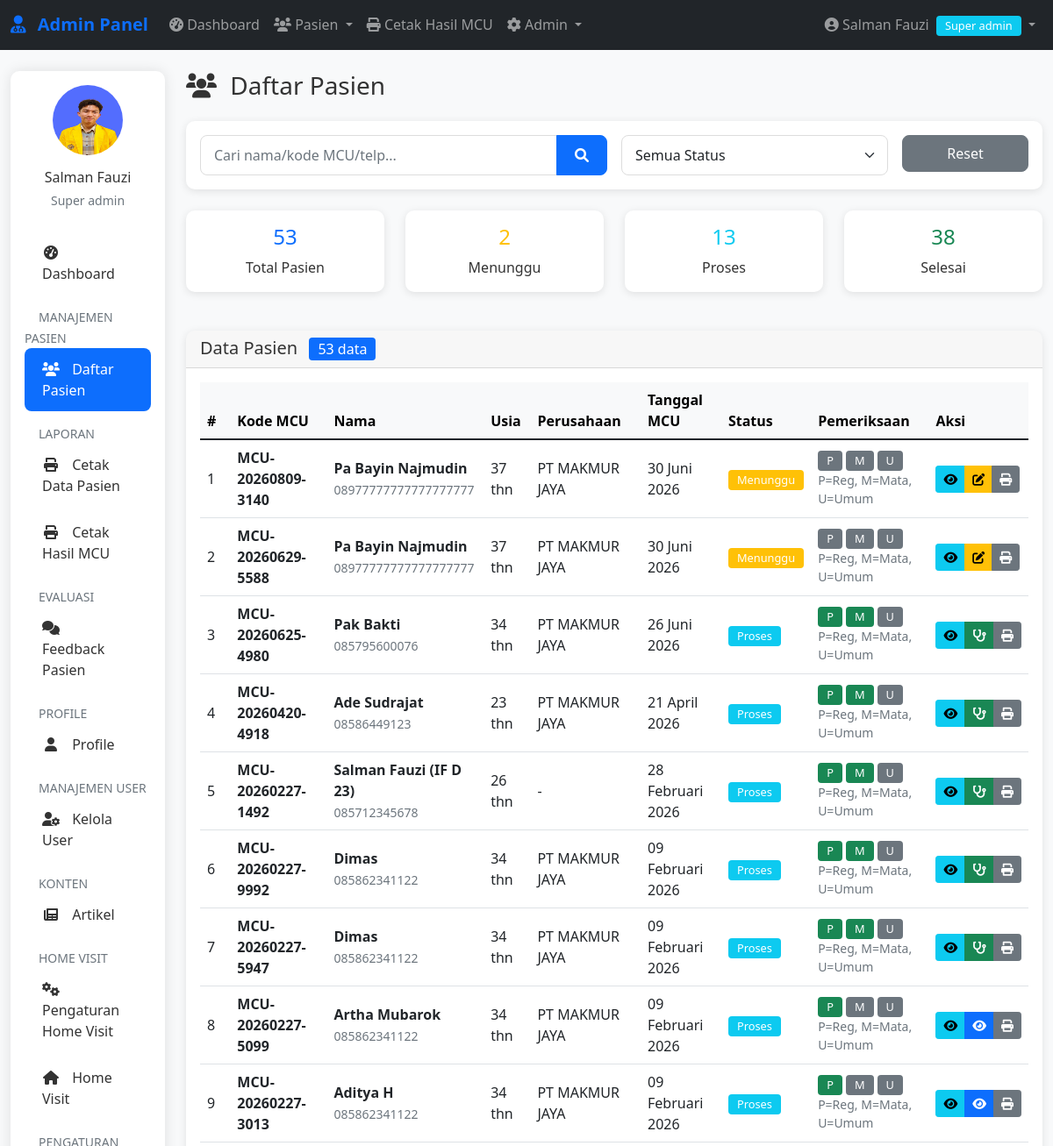
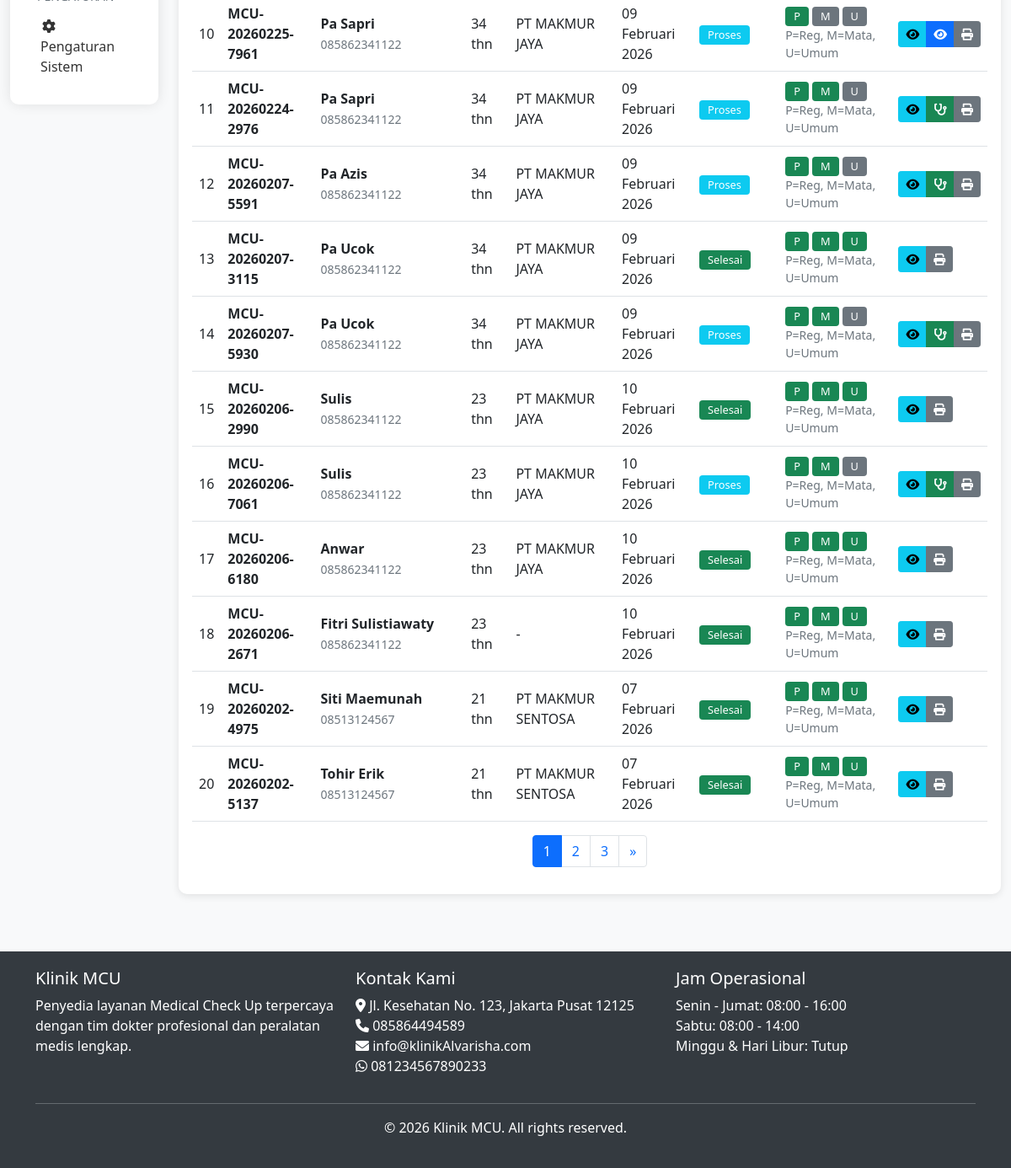
The page /admin/pasien/list.php (signed in) on the database its author committed (2 pictures, top to bottom).
### tables this page shows
CREATE TABLE `pasien` (
  `id` int(11) NOT NULL,
  `kode_mcu` varchar(20) DEFAULT NULL,
  `nama` varchar(100) NOT NULL,
  `jenis_kelamin` enum('L','P') DEFAULT NULL,
  `tempat_lahir` varchar(50) DEFAULT NULL,
  `tanggal_lahir` date DEFAULT NULL,
  `usia` int(11) DEFAULT NULL,
  `alamat` text DEFAULT NULL,
  `pendidikan` varchar(50) DEFAULT NULL,
  `agama` varchar(20) DEFAULT NULL,
  `golongan_darah` varchar(3) DEFAULT NULL,
  `no_telp` varchar(20) DEFAULT NULL,
  `email` varchar(100) DEFAULT NULL,
  `perusahaan` varchar(100) DEFAULT NULL,
  `posisi_pekerjaan` varchar(100) DEFAULT NULL,
  `tanggal_mcu` date DEFAULT NULL,
  `status_pendaftaran` enum('menunggu','proses','selesai') DEFAULT 'menunggu',
  `created_at` timestamp NOT NULL DEFAULT current_timestamp(),
  `deleted_at` datetime DEFAULT NULL
);

CREATE TABLE `pengaturan` (
  `id` int(11) NOT NULL,
  `nama_klinik` varchar(100) DEFAULT NULL,
  `alamat` text DEFAULT NULL,
  `telepon` varchar(20) DEFAULT NULL,
  `email` varchar(100) DEFAULT NULL,
  `whatsapp` varchar(20) DEFAULT NULL,
  `logo` varchar(255) DEFAULT NULL,
  `tentang` text DEFAULT NULL,
  `created_at` timestamp NOT NULL DEFAULT current_timestamp(),
  `hero_image` varchar(255) DEFAULT NULL
);

### admin/pasien/list.php (the view, shortened to what the rows shown need)
<?php
require_once __DIR__ . '/../../includes/auth.php';
require_once __DIR__ . '/../../includes/functions.php';
$where = "1=1";
$limit = 20;
$page = isset($_GET['page']) ? (int)$_GET['page'] : 1;
$offset = ($page - 1) * $limit;
$query = "SELECT p.*,
          (SELECT COUNT(*) FROM pemeriksaan WHERE pasien_id = p.id AND pemeriksa_role = 'pendaftaran') as cek_pendaftaran,
          (SELECT COUNT(*) FROM pemeriksaan WHERE pasien_id = p.id AND pemeriksa_role = 'dokter_mata') as cek_mata,
          (SELECT COUNT(*) FROM pemeriksaan WHERE pasien_id = p.id AND pemeriksa_role = 'dokter_umum') as cek_umum
          FROM pasien p
          WHERE $where
          ORDER BY p.created_at DESC
          LIMIT $limit OFFSET $offset";
$result = mysqli_query($conn, $query);
?>
<?php include '../../includes/admin-header.php'; ?>
<div class="container-fluid mt-4">
    <div class="row">
            <?php include '../includes/admin-sidebar.php'; ?>
        <div class="col-lg-10">
            <div class="d-flex justify-content-between align-items-center mb-4">
                <h1 class="h3 mb-0">
                    <i class="fas fa-users me-2"></i> Daftar Pasien
                </h1>
            </div>
            <div class="card">
                <div class="card-body">
                    <?php if (mysqli_num_rows($result) > 0): ?>
                        <div class="table-responsive">
                            <table class="table table-hover">
                                <thead class="table-light">
                                    <tr>
                                        <th>#</th>
                                        <th>Kode MCU</th>
                                        <th>Nama</th>
                                        <th>Usia</th>
                                        <th>Perusahaan</th>
                                        <th>Tanggal MCU</th>
                                        <th>Status</th>
                                        <th>Pemeriksaan</th>
                                        <th>Aksi</th>
                                    </tr>
                                </thead>
                                <tbody>
                                    <?php $no = $offset + 1; ?>
                                    <?php while ($patient = mysqli_fetch_assoc($result)): ?>
                                        <tr>
                                            <td><?php echo $no++; ?></td>
                                            <td>
                                                <strong><?php echo $patient['kode_mcu']; ?></strong>
                                            </td>
                                            <td>
                                                <div class="fw-bold"><?php echo htmlspecialchars($patient['nama']); ?></div>
                                                <small class="text-muted"><?php echo $patient['no_telp']; ?></small>
                                            </td>
                                            <td><?php echo $patient['usia']; ?> thn</td>
                                            <td><?php echo $patient['perusahaan'] ?: '-'; ?></td>
                                            <td><?php echo formatDateIndo($patient['tanggal_mcu']); ?></td>
                                            <td><?php echo getStatusBadge($patient['status_pendaftaran']); ?></td>
                                            <td>
                                                <div class="d-flex gap-1">
                                                    <span class="badge <?php echo $patient['cek_pendaftaran'] ? 'bg-success' : 'bg-secondary'; ?>">
                                                        P
                                                    </span>
                                                    <span class="badge <?php echo $patient['cek_mata'] ? 'bg-success' : 'bg-secondary'; ?>">
                                                        M
                                                    </span>
                                                    <span class="badge <?php echo $patient['cek_umum'] ? 'bg-success' : 'bg-secondary'; ?>">
                                                        U
                                                    </span>
                                                </div>
                                                <small class="d-block text-muted">P=Reg, M=Mata, U=Umum</small>
                                            </td>
                                            <td>
                                                <div class="btn-group btn-group-sm">
                                                    <a href="<?php echo ADMIN_URL; ?>/pasien/detail.php?id=<?php echo $patient['id']; ?>"
                                                        class="btn btn-info"
                                                        title="Detail">
                                                        <i class="fas fa-eye"></i>
                                                    </a>
                                                    <?php if (canExamine('pendaftaran')): ?>
                                                        <?php if (!$patient['cek_pendaftaran']): ?>
                                                            <a href="<?php echo ADMIN_URL; ?>/pasien/pemeriksaan.php?role=pendaftaran&id=<?php echo $patient['id']; ?>"
                                                                class="btn btn-warning"
                                                                title="Pemeriksaan Pendaftaran">
                                                                <i class="fas fa-edit"></i>
                                                            </a>
                                                        <?php endif; ?>
                                                    <?php endif; ?>
                                                    <?php if (canExamine('dokter_mata')): ?>
                                                        <?php if ($patient['cek_pendaftaran'] && !$patient['cek_mata']): ?>
                                                            <a href="<?php echo ADMIN_URL; ?>/pasien/pemeriksaan.php?role=dokter_mata&id=<?php echo $patient['id']; ?>"
                                                                class="btn btn-primary"
                                                                title="Pemeriksaan Mata">
                                                                <i class="fas fa-eye"></i>
                                                            </a>
                                                        <?php endif; ?>
                                                    <?php endif; ?>
                                                    <?php if (canExamine('dokter_umum')): ?>
                                                        <?php if ($patient['cek_mata'] && !$patient['cek_umum']): ?>
                                                            <a href="<?php echo ADMIN_URL; ?>/pasien/pemeriksaan.php?role=dokter_umum&id=<?php echo $patient['id']; ?>"
                                                                class="btn btn-success"
                                                                title="Pemeriksaan Umum">
                                                                <i class="fas fa-stethoscope"></i>
                                                            </a>
                                                        <?php endif; ?>
                                                    <?php endif; ?>
                                                    <?php if ($can_access_reports): ?>
                                                        <a href="<?php echo ADMIN_URL; ?>/laporan/cetak-hasil.php?id=<?php echo $patient['id']; ?>"
                                                            target="_blank"
                                                            class="btn btn-secondary"
                                                            title="Cetak Hasil">
                                                            <i class="fas fa-print"></i>
                                                        </a>
                                                    <?php endif; ?>
                                                </div>
                                            </td>
                                        </tr>
                                    <?php endwhile; ?>
                                </tbody>
                            </table>
                        </div>
                    <?php else: ?>
                        <div class="alert alert-info">
                            <i class="fas fa-info-circle me-2"></i> Tidak ada data pasien.
                        </div>
                    <?php endif; ?>
                </div>
            </div>
        </div>
    </div>
</div>
<?php include '../../includes/admin-footer.php'; ?>

### includes/functions.php (shortened to what the rows shown need)
<?php
require_once __DIR__ . '/../config/database.php';
function formatDateIndo($date, $with_time = false)
{
    $months = array(
        1 => 'Januari',
        'Februari',
        'Maret',
        'April',
        'Mei',
        'Juni',
        'Juli',
        'Agustus',
        'September',
        'Oktober',
        'November',
        'Desember'
    );
    $timestamp = strtotime($date);
    $day = date('d', $timestamp);
    $month = $months[date('n', $timestamp)];
    $year = date('Y', $timestamp);
    $formatted = $day . ' ' . $month . ' ' . $year;
    return $formatted;
}
function getSetting($key)
{
    global $conn;
    $query = "SELECT $key FROM pengaturan LIMIT 1";
    $result = mysqli_query($conn, $query);
    $row = mysqli_fetch_assoc($result);
    return $row[$key] ?? '';
}
function getStatusBadge($status)
{
    switch ($status) {
        case 'menunggu':
            return '<span class="badge bg-warning">Menunggu</span>';
        case 'proses':
            return '<span class="badge bg-info">Proses</span>';
        case 'selesai':
            return '<span class="badge bg-success">Selesai</span>';
    }
}

### includes/admin-footer.php (shortened to what the rows shown need)
</div>
</div>
<footer class="mt-5">
    <div class="container">
        <div class="row">
            <div class="col-md-4">
                <ul class="list-unstyled">
                    <li><i class="fas fa-map-marker-alt"></i> <?php echo getSetting('alamat'); ?></li>
                    <li><i class="fas fa-phone"></i> <?php echo getSetting('telepon'); ?></li>
                    <li><i class="fas fa-envelope"></i> <?php echo getSetting('email'); ?></li>
                    <li><i class="fab fa-whatsapp"></i> <?php echo getSetting('whatsapp'); ?></li>
                </ul>
            </div>
        </div>
    </div>
</footer>
</body>
</html>

### rows shown on the page
pasien: kode_mcu "MCU-20260809-3140", nama "Pa Bayin Najmudin", no_telp "08977777777777777777", usia "37", perusahaan "PT MAKMUR JAYA", tanggal_mcu "30 Juni 2026", status_pendaftaran "Menunggu"
pasien: kode_mcu "MCU-20260629-5588", nama "Pa Bayin Najmudin", no_telp "08977777777777777777", usia "37", perusahaan "PT MAKMUR JAYA", tanggal_mcu "30 Juni 2026", status_pendaftaran "Menunggu"
pasien: kode_mcu "MCU-20260625-4980", nama "Pak Bakti", no_telp "085795600076", usia "34", perusahaan "PT MAKMUR JAYA", tanggal_mcu "26 Juni 2026", status_pendaftaran "Proses"
pasien: kode_mcu "MCU-20260420-4918", nama "Ade Sudrajat", no_telp "08586449123", usia "23", perusahaan "PT MAKMUR JAYA", tanggal_mcu "21 April 2026", status_pendaftaran "Proses"
pasien: kode_mcu "MCU-20260227-1492", nama "Salman Fauzi (IF D 23)", no_telp "085712345678", usia "26", perusahaan "-", tanggal_mcu "28 Februari 2026", status_pendaftaran "Proses"
pasien: kode_mcu "MCU-20260227-9992", nama "Dimas", no_telp "085862341122", usia "34", perusahaan "PT MAKMUR JAYA", tanggal_mcu "09 Februari 2026", status_pendaftaran "Proses"
pasien: kode_mcu "MCU-20260227-5947", nama "Dimas", no_telp "085862341122", usia "34", perusahaan "PT MAKMUR JAYA", tanggal_mcu "09 Februari 2026", status_pendaftaran "Proses"
pasien: kode_mcu "MCU-20260227-5099", nama "Artha Mubarok", no_telp "085862341122", usia "34", perusahaan "PT MAKMUR JAYA", tanggal_mcu "09 Februari 2026", status_pendaftaran "Proses"
pasien: kode_mcu "MCU-20260227-3013", nama "Aditya H", no_telp "085862341122", usia "34", perusahaan "PT MAKMUR JAYA", tanggal_mcu "09 Februari 2026", status_pendaftaran "Proses"
pasien: kode_mcu "MCU-20260225-7961", nama "Pa Sapri", no_telp "085862341122", usia "34", perusahaan "PT MAKMUR JAYA", tanggal_mcu "09 Februari 2026", status_pendaftaran "Proses"
pasien: kode_mcu "MCU-20260224-2976", nama "Pa Sapri", no_telp "085862341122", usia "34", perusahaan "PT MAKMUR JAYA", tanggal_mcu "09 Februari 2026", status_pendaftaran "Proses"
pasien: kode_mcu "MCU-20260207-5591", nama "Pa Azis", no_telp "085862341122", usia "34", perusahaan "PT MAKMUR JAYA", tanggal_mcu "09 Februari 2026", status_pendaftaran "Proses"
pasien: kode_mcu "MCU-20260207-3115", nama "Pa Ucok", no_telp "085862341122", usia "34", perusahaan "PT MAKMUR JAYA", tanggal_mcu "09 Februari 2026", status_pendaftaran "Selesai"
pasien: kode_mcu "MCU-20260207-5930", nama "Pa Ucok", no_telp "085862341122", usia "34", perusahaan "PT MAKMUR JAYA", tanggal_mcu "09 Februari 2026", status_pendaftaran "Proses"
pasien: kode_mcu "MCU-20260206-2990", nama "Sulis", no_telp "085862341122", usia "23", perusahaan "PT MAKMUR JAYA", tanggal_mcu "10 Februari 2026", status_pendaftaran "Selesai"
pasien: kode_mcu "MCU-20260206-7061", nama "Sulis", no_telp "085862341122", usia "23", perusahaan "PT MAKMUR JAYA", tanggal_mcu "10 Februari 2026", status_pendaftaran "Proses"
pasien: kode_mcu "MCU-20260206-6180", nama "Anwar", no_telp "085862341122", usia "23", perusahaan "PT MAKMUR JAYA", tanggal_mcu "10 Februari 2026", status_pendaftaran "Selesai"
pasien: kode_mcu "MCU-20260206-2671", nama "Fitri Sulistiawaty", no_telp "085862341122", usia "23", perusahaan "-", tanggal_mcu "10 Februari 2026", status_pendaftaran "Selesai"
pasien: kode_mcu "MCU-20260202-4975", nama "Siti Maemunah", no_telp "08513124567", usia "21", perusahaan "PT MAKMUR SENTOSA", tanggal_mcu "07 Februari 2026", status_pendaftaran "Selesai"
pasien: kode_mcu "MCU-20260202-5137", nama "Tohir Erik", no_telp "08513124567", usia "21", perusahaan "PT MAKMUR SENTOSA", tanggal_mcu "07 Februari 2026", status_pendaftaran "Selesai"
pengaturan: alamat "Jl. Kesehatan No. 123, Jakarta Pusat 12125", telepon "085864494589", email "info@klinikAlvarisha.com", whatsapp "081234567890233"

### other values the page prints
$_SESSION['nama_lengkap'] "Salman Fauzi"
str_replace('_', ' ', $_SESSION['role']) "Super admin"
$stats['total'] "53"
$stats['menunggu'] "2"
$stats['proses'] "13"
$stats['selesai'] "38"
$total_records "53"
